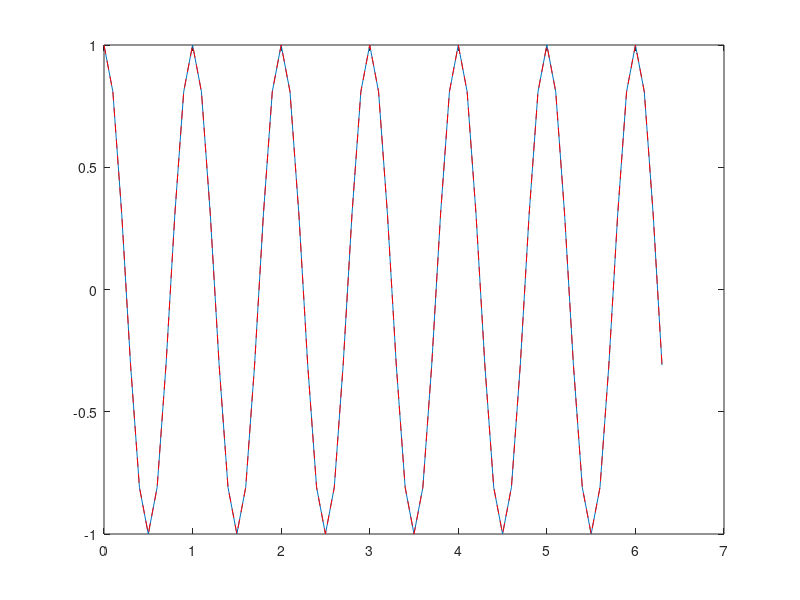
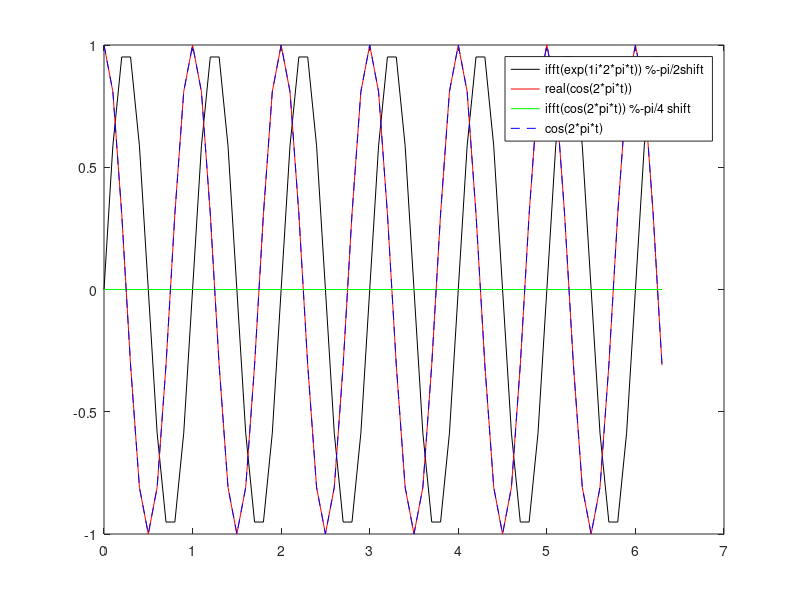

Write MATLAB code to recreate these figures, in order.
clear all;
close all;
clc;

N = 64; %number of samples
fs = 10; %sampling frequency
ts = 1/fs; %sample interval
tmax = (N-1)*ts;
t = 0:ts:tmax;
y = exp(1i*2*pi*t);
ycheck = cos(2*pi*t);

% plot test signals
figure
plot(t,y)
hold on
plot(t,ycheck,'r--')

% fft
Y = fft(y);
Ycheck = fft(ycheck);

% phase shift
Y = abs(Y).*exp(1i*angle(Y)-1i*pi/2); % -pi/4 shift
Ycheck = abs(Ycheck).*exp(1i*angle(Ycheck)-1i*pi/2); % -pi/2 shift

%ifft
u = ifft(Y);
ucheck = ifft(Ycheck);

% plot
figure
plot(t,real(u),'k')
hold on
plot(t,real(y),'r')
hold on
plot(t,real(ucheck),'g')
hold on
plot(t,ycheck,'b--')
legend('ifft(exp(1i*2*pi*t)) %-pi/2shift','real(cos(2*pi*t))','ifft(cos(2*pi*t)) %-pi/4 shift','cos(2*pi*t)')